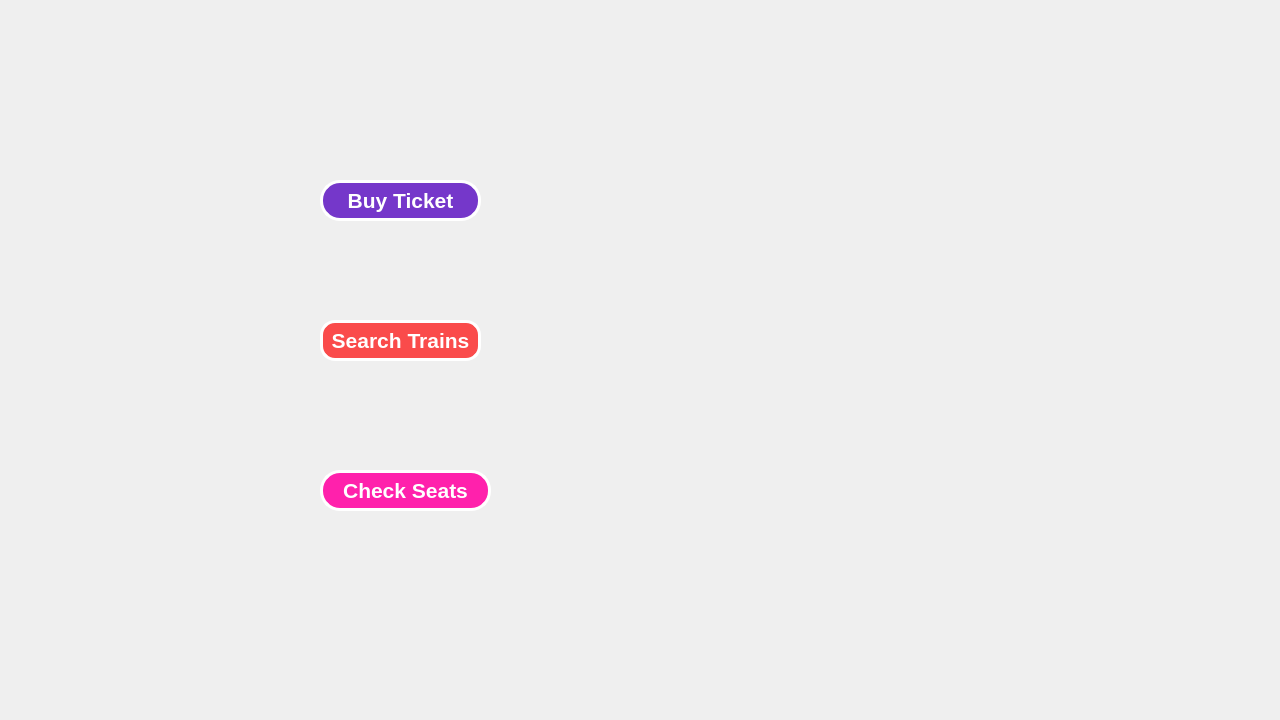
<?xml version="1.0" encoding="UTF-8"?>
<ui version="4.0">
 <class>User</class>
 <widget class="QDialog" name="User">
  <property name="geometry">
   <rect>
    <x>0</x>
    <y>0</y>
    <width>1280</width>
    <height>720</height>
   </rect>
  </property>
  <property name="maximumSize">
   <size>
    <width>1280</width>
    <height>720</height>
   </size>
  </property>
  <property name="windowTitle">
   <string>User</string>
  </property>
  <widget class="QPushButton" name="pushButton">
   <property name="geometry">
    <rect>
     <x>320</x>
     <y>180</y>
     <width>161</width>
     <height>41</height>
    </rect>
   </property>
   <property name="font">
    <font>
     <pointsize>16</pointsize>
     <bold>true</bold>
    </font>
   </property>
   <property name="styleSheet">
    <string notr="true">QPushButton
{
	color: rgb(255, 255, 255);
	
	
	
	background-color: rgb(117, 55, 202);
	border-radius:20px;
	
	border: 3px solid white;

}
QPushButton:hover {
    
	
	
	background-color: rgb(108, 59, 206);
}</string>
   </property>
   <property name="text">
    <string>Buy Ticket</string>
   </property>
  </widget>
  <widget class="QPushButton" name="pushButton_2">
   <property name="geometry">
    <rect>
     <x>320</x>
     <y>320</y>
     <width>161</width>
     <height>41</height>
    </rect>
   </property>
   <property name="font">
    <font>
     <pointsize>16</pointsize>
     <bold>true</bold>
    </font>
   </property>
   <property name="styleSheet">
    <string notr="true">QPushButton
{
	color: rgb(255, 255, 255);
	
	
	
	
	background-color: rgb(250, 75, 75);
	border-radius: 15px;
	
	border: 3px solid white;

}
QPushButton:hover {
    
	
	
	background-color: rgb(108, 59, 206);
}</string>
   </property>
   <property name="text">
    <string>Search Trains</string>
   </property>
  </widget>
  <widget class="QPushButton" name="pushButton_3">
   <property name="geometry">
    <rect>
     <x>320</x>
     <y>470</y>
     <width>171</width>
     <height>41</height>
    </rect>
   </property>
   <property name="font">
    <font>
     <pointsize>16</pointsize>
     <bold>true</bold>
    </font>
   </property>
   <property name="styleSheet">
    <string notr="true">QPushButton
{
	color: rgb(255, 255, 255);
	
	
	
	
	background-color: rgb(255, 33, 172);
	border-radius:20px;
	
	border: 3px solid white;

}
QPushButton:hover {
    
	
	
	background-color: rgb(108, 59, 206);
}</string>
   </property>
   <property name="text">
    <string>Check Seats</string>
   </property>
  </widget>
  <widget class="QLabel" name="labelofpic">
   <property name="geometry">
    <rect>
     <x>0</x>
     <y>0</y>
     <width>1280</width>
     <height>720</height>
    </rect>
   </property>
   <property name="maximumSize">
    <size>
     <width>1280</width>
     <height>720</height>
    </size>
   </property>
   <property name="styleSheet">
    <string notr="true">image: url(:/PICS/pg4.jpg);</string>
   </property>
   <property name="text">
    <string/>
   </property>
  </widget>
  <zorder>labelofpic</zorder>
  <zorder>pushButton</zorder>
  <zorder>pushButton_2</zorder>
  <zorder>pushButton_3</zorder>
 </widget>
 <resources/>
 <connections/>
</ui>
